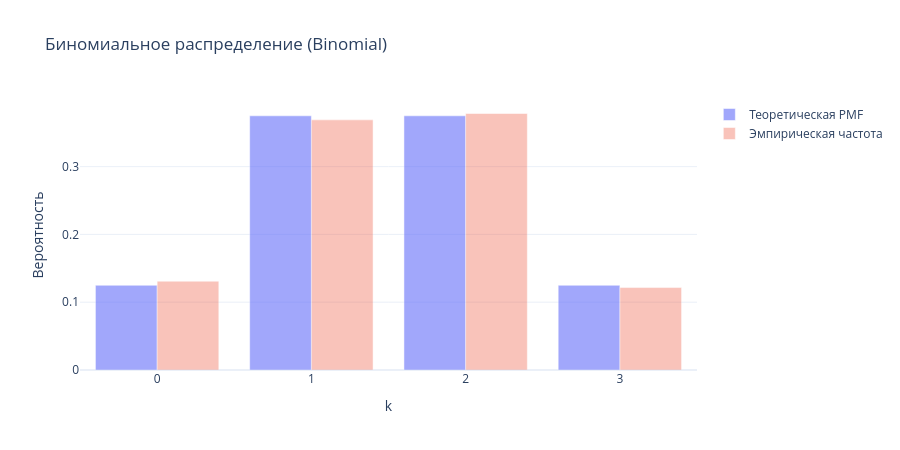

The cell this chart's notebook holds for it:
### Markdown cell above
## Биномиальное распределение

Дискретное распределение для количества успехов.

$$P(X=k)=\binom{n}{k} p^k (1-p)^{n-k}$$

**Параметры:**

* n — число испытаний
* p — вероятность успеха

**Примеры:**

* клики (кликнул / не кликнул)
* конверсии
* успешные транзакции

### Code cell
# 3) Биномиальное распределение
n_trials, p_binom = 3, 0.5
binom = stats.binom(n=n_trials, p=p_binom)
binom_samples = binom.rvs(size=N, random_state=seed)
ks_binom = np.arange(0, n_trials + 1)
plot_discrete(
    binom,
    binom_samples,
    ks_binom,
    "Биномиальное распределение (Binomial)",
)

### Figure 1 — Plotly figure (JSON) as saved in the notebook; plotly's stock layout.template omitted (floating-point values rounded to 4 significant figures)
{"data": [{"name": "Теоретическая PMF", "opacity": 0.6, "type": "bar", "x": [0, 1, 2, 3], "y": [0.125, 0.375, 0.375, 0.125]}, {"name": "Эмпирическая частота", "opacity": 0.35, "type": "bar", "x": [0, 1, 2, 3], "y": [0.131, 0.369, 0.3784, 0.1216]}], "layout": {"height": 450, "title": {"text": "Биномиальное распределение (Binomial)"}, "xaxis": {"title": {"text": "k"}}, "yaxis": {"title": {"text": "Вероятность"}}}}
